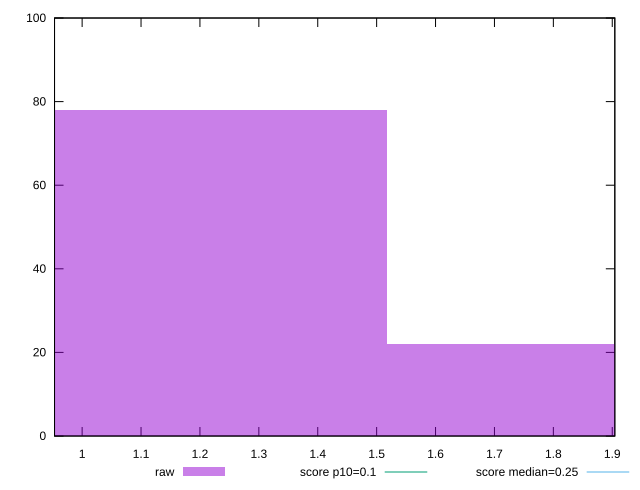

Source code (gnuplot):
reset

$raw <<EOF
1.2136928100851703 78
1.8205392151277553 22
EOF

set key outside below
set boxwidth 0.6068464050425851
set xrange [0.9531487990485297:1.9043596462673613]
set yrange [0:100]
set trange [0:100]
set style fill transparent solid 0.5 noborder

set parametric
set terminal svg size 640, 490 enhanced background rgb 'white'
set output "report_00014_2021-02-09T15:56:05.503Z/cumulative-layout-shift/samples/pages/raw/histogram.svg"

plot $raw title "raw" with boxes, \
     0.1,t title "score p10=0.1", \
     0.25,t title "score median=0.25"

reset
